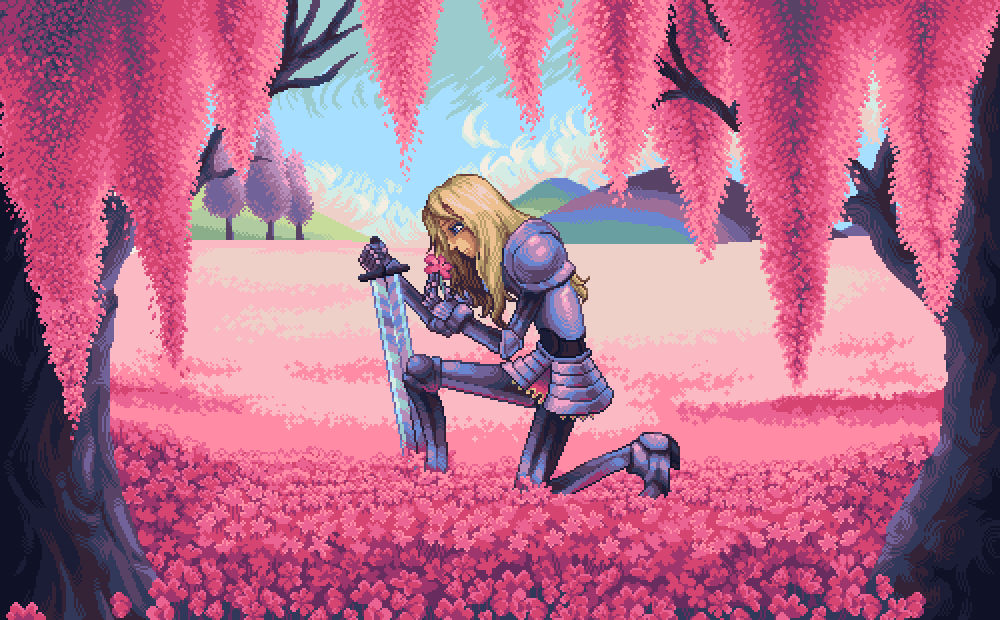
#> input picture input.jpg, 1000 x 620 px
$ python app.py
#> lines starting #> are read from the running program, lines starting #| are printed output that depends on the picture
import cv2
import numpy as np
from sklearn.cluster import KMeans
import matplotlib.pyplot as plt

# Step 1: Load the image
image = cv2.imread('input.jpg')  # Replace with your image path
#> image is the input picture: shape (620, 1000, 3); mean B, G, R 140.4, 109.4, 180.3
image = cv2.cvtColor(image, cv2.COLOR_BGR2RGB)  # Convert from BGR to RGB

# Step 2: Preprocess the image for clustering
pixel_values = image.reshape((-1, 3))  # Flatten the 2D image into a 1D array of RGB pixels
pixel_values = np.float32(pixel_values)  # Convert to float32 for KMeans

# Step 3: Apply K-Means clustering
K = 8  # Number of colors you want in the output image
kmeans = KMeans(n_clusters=K, random_state=42)
kmeans.fit(pixel_values)

# Step 4: Replace each pixel color with the nearest cluster centroid
centers = np.uint8(kmeans.cluster_centers_)  # Convert centroids back to 8-bit RGB
labels = kmeans.labels_  # Labels for each pixel
quantized_image = centers[labels.flatten()]  # Replace pixel colors with centroid colors
quantized_image = quantized_image.reshape(image.shape)  # Reshape to original image shape

# Step 5: Display and save the quantized image
plt.imshow(quantized_image)
plt.axis('off')
plt.show()
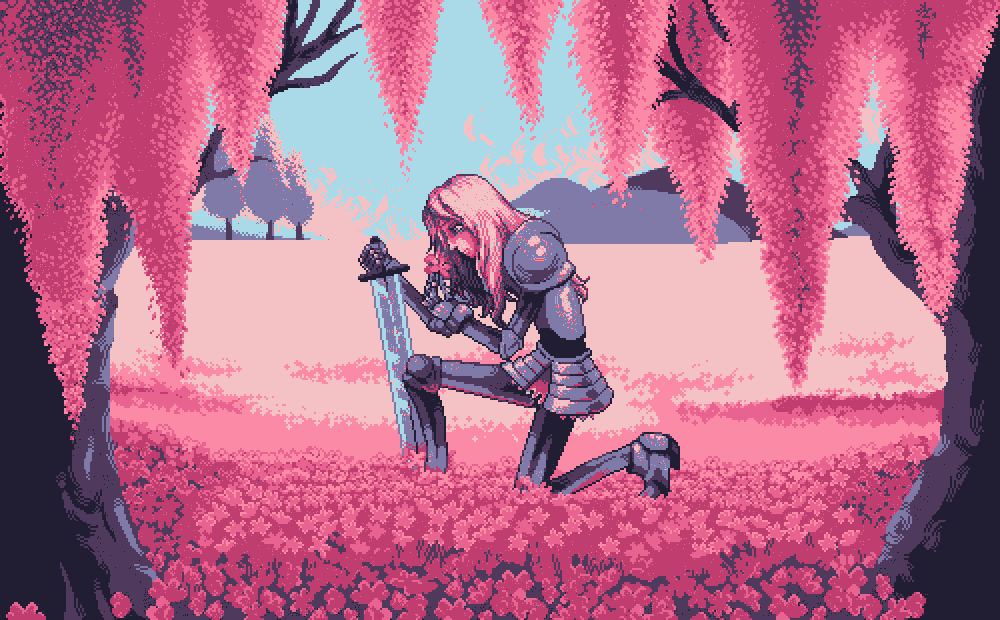
#> shown: shape (620, 1000, 3); mean R, G, B 179.7, 108.7, 140

# Optional: Save the quantized image
cv2.imwrite('quantized_image.jpg', cv2.cvtColor(quantized_image, cv2.COLOR_RGB2BGR))
